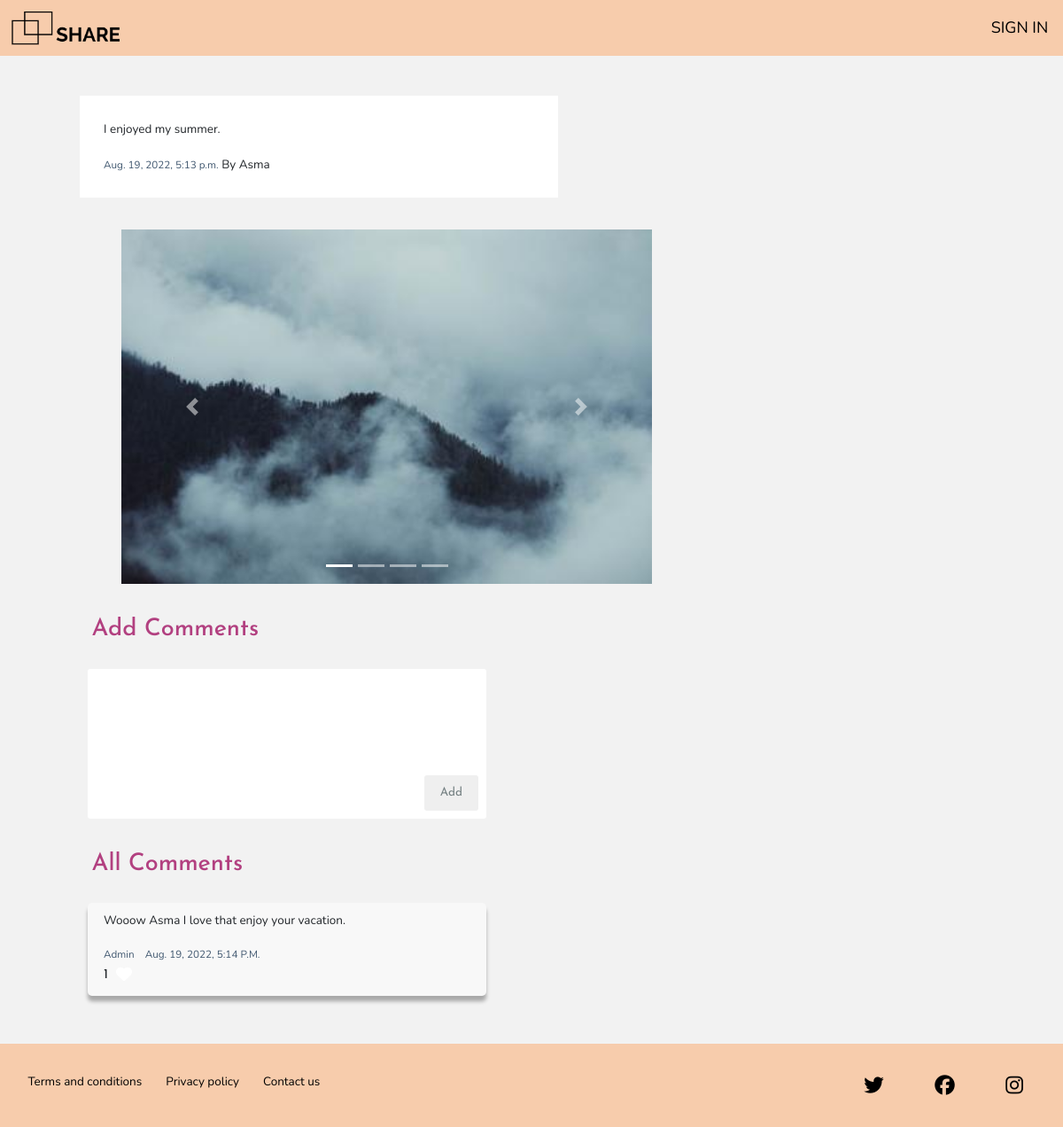
Screenshot of /post/3 with the database file from the repository.
### social/models.py (models this page shows, shortened)
class Post(models.Model):
    user = models.ForeignKey(User, on_delete = models.CASCADE)
    post = models.TextField(max_length=500)
    date = models.DateTimeField(auto_now_add= True)
    likes = models.ManyToManyField(User, related_name="likes", null=True, blank=True)
    class Meta:
        ordering = ['-date',]

class User(AbstractUser):
    pass

class PostImage(models.Model):
    post = models.ForeignKey(Post, on_delete=models.CASCADE, related_name="images")
    imgs = models.FileField(blank=True, null=True, upload_to="images/" )

class Comment(models.Model):
    user = models.ForeignKey(User, on_delete=models.CASCADE)
    post = models.ForeignKey(Post, on_delete=models.CASCADE, related_name="comments")
    comment = models.TextField(max_length=300)
    comment_date = models.DateTimeField(auto_now_add= True)
    comment_like = models.ManyToManyField(User, related_name="com_like", null=True, blank=True)

### social/views.py (the view)
# urls.py: path('post/<int:id>', views.singlePost, name="post"),
def singlePost(request, id):
    post = Post.objects.get(id= id)
    post_comments = Comment.objects.all().filter(post_id=id).annotate(like_count=Count('comment_like')).order_by('-like_count')
    return render(request, "social/singlePost.html", {"post": post, "post_comments": post_comments})

### social/templates/social/singlePost.html (shortened to what this page needs)
{% extends 'social/layout.html' %}
{% load static %}
{% block body %}
<div class="singlepost nave">
   {% if post %}
   <div class="post__box">
    <p class="singlepost__content" id="content_{{ post.id }}">{{ post.post }}</p>
       <div class="post__like-container mt-sm">
           <div>
               <span class="singlepost__date">{{ post.date }}</span>
               <span class="singlepost__auther"> By {{ post.user }}</span>
           </div>
       </div>
   </div>
        {% if post.images.all %}
            <div id="{{ post.id }}" class="carousel slide carousel-fade singlepost__carousel mt-lg" data-ride="carousel" data-interval="false">
                <ol class="carousel-indicators">
                   {% for img in post.images.all  %}
                    <li data-target="#{{ post.id }}" data-slide-to="{{ forloop.counter0 }}" class="{% if forloop.counter0 == 0 %} active {% endif %}"></li>
                    {% endfor %}
                </ol>
                <div class="carousel-inner" role="listbox">
                    {% for img in post.images.all %}
                    <div class="carousel-item{% if forloop.counter0 == 0 %} active {% endif %}">
                        <img class="d-block w-100" height="400px"src="{{ img.imgs.url }}" alt="Post images" style="border-radius: 3px; margin: 0 auto; object-fit: contain;">
                    </div>
                    {% endfor %}
                    </div>
                    <a class="carousel-control-prev" href="#{{ post.id }}" role="button" data-slide="prev">
                        <span class="carousel-control-prev-icon" aria-hidden="true"></span>
                    </a>
                    <a class="carousel-control-next" href="#{{ post.id }}" role="button" data-slide="next">
                        <span class="carousel-control-next-icon" aria-hidden="true"></span>
                    </a>
            </div>
        {% endif %}
       <div class="add_comment">
           <div class="mt-lg mb-md">
                 <h2 class="heading--2" >Add Comments</h2>
           </div>
           <form action="{% url 'comment' post.id %}" class="add_comment__form" method="POST">
                <textarea name="comment"  cols="30" rows="7" class="add_comment__textarea" maxlength="300" required></textarea>
                <input type="submit" class="add_comment__submit" value="Add">
           </form>
       </div>
{% if post_comments %}
    <div class="mt-lg mb-md" style="margin-left: 1.5rem;">
        <h2 class="heading--2" >All Comments</h2>
    </div>
       {% for comment in post_comments  %}
       <div class="comment">
            <p class="comment__content" id="comment_{{ comment.id }}">{{ comment.comment }}</p>
            <div class="comment__details mt-sm">
                <span class="comment__auther"> {{ comment.user }} </span>
                <span> {{ comment.comment_date }} </span>
            </div>
            <div class="post__like-container ">
                <span id="like{{ comment.id }}"> <span class="comment__like--count">{{ comment.comment_like.all.count }}</span></span>
                <button class="comment__like like" data-comment_id="{{ comment.id }}" >
                    {% if request.user in comment.comment_like.all %}
                        <span class="tag-{{ comment.id }}"><i class="fa-solid fa-heart post__like--red "></i></span>
                    {% else %}
                        <span class="tag-{{ comment.id }}"><i class="fa-solid fa-heart post__like--white"></i></span>
                    {% endif %}
                </button>
            </div>
       </div>
       {% endfor %}
    {% endif %}
{% endif %}
</div>
{% endblock %}

### social/static/social/style.css (style rules this page uses)
html { font-size: 62.5%; }
@media only screen and (max-width: 75em) { html { font-size: 56.25%; } }
body { font-family: "Nunito", sans-serif; font-weight: 400; line-height: 1.6; -webkit-box-sizing: border-box; box-sizing: border-box; background-color: rgba(0, 0, 0, 0.05); }
.post__like-container { display: -webkit-box; display: -ms-flexbox; display: flex; -webkit-box-align: center; -ms-flex-align: center; align-items: center; -webkit-column-gap: 1rem; column-gap: 1rem; }
.post__like--white { color: #fff; }
.carousel-control-prev { left: 10%; }
.carousel-control-next { right: 10%; }
.like { border: none; background-color: transparent; font-size: 2rem; }
.singlepost { padding: 5rem 10rem; font-size: 1.5rem; height: 100%; }
.singlepost__content { width: 50rem; font-family: "Nunito", sans-serif; -webkit-hyphens: auto; -ms-hyphens: auto; hyphens: auto; }
.singlepost__date { font-size: 1.3rem; color: #415870; }
.singlepost__auther { text-transform: capitalize; }
.singlepost__carousel { max-width: 75rem; margin: 1rem; }
.post__box { width: 60rem; padding: 3rem; background-color: #fff; }
.add_comment h2 { margin-left: 1.5rem; }
.add_comment__form { display: -webkit-box; display: -ms-flexbox; display: flex; -webkit-box-orient: vertical; -webkit-box-direction: normal; -ms-flex-direction: column; flex-direction: column; width: 50rem; row-gap: 1rem; position: relative; margin-left: 1rem; }
.add_comment__textarea { border: none; resize: none; padding: 1rem 2rem; font-size: 1.5rem; font-family: "Nunito", sans-serif; border-radius: 3px; }
.add_comment__submit { border: none; -ms-flex-item-align: start; align-self: flex-start; padding: 1rem 2rem; color: #758183; font-family: "Josefin Sans", sans-serif; margin-left: 1rem; position: absolute; right: 1rem; bottom: 1rem; cursor: pointer; border-radius: 3px; }
.comment { -webkit-box-shadow: 0 0.7rem 0.5rem rgba(0, 0, 0, 0.3); box-shadow: 0 0.7rem 0.5rem rgba(0, 0, 0, 0.3); border-radius: 5px; margin: 1rem; padding: 1rem 2rem; font-size: 1.5rem; width: 50rem; background-color: rgba(255, 255, 255, 0.4); }
.comment__content { -webkit-hyphens: auto; -ms-hyphens: auto; hyphens: auto; }
.comment__details { text-transform: capitalize; font-size: 1.3rem; color: #415870; }
.comment__auther { margin-right: 1rem; text-transform: capitalize; }
.comment__like--count { font-size: 1.7rem; font-family: "Josefin Sans", sans-serif; }
.heading--2 { font-size: 3rem; color: #B24080; font-family: "Josefin Sans", sans-serif; }
.mb-md { margin-bottom: 3rem; }
.mt-sm { margin-top: 2rem; }
.mt-lg { margin-top: 4rem; }

### rows the page displays
Post: post "I enjoyed my summer.", date "Aug. 19, 2022, 5:13 p.m.", user "Asma"
PostImage: imgs (picture)
Comment: comment "Wooow Asma I love that enjoy your vacation.", user "Admin", comment_date "Aug. 19, 2022, 5:14 P.m.", comment_like.all.count "1"
